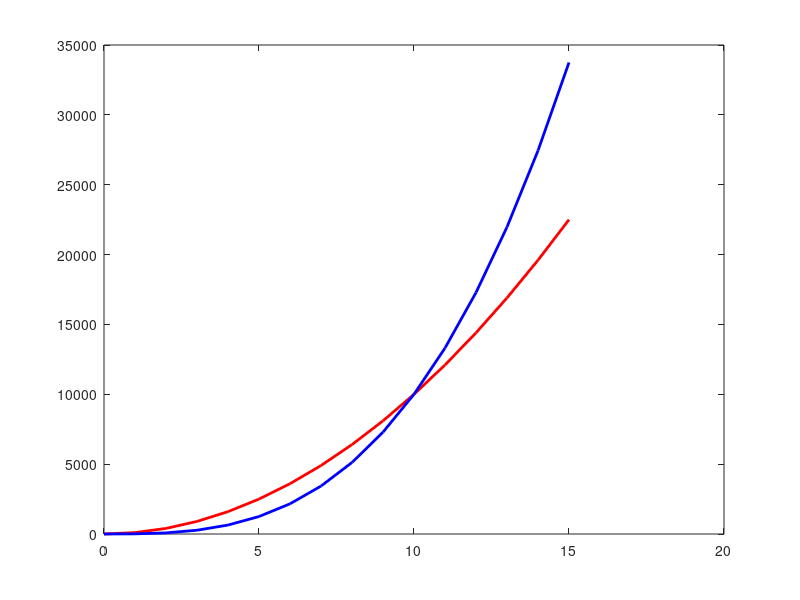

The MATLAB script that drew this image:
x = 0:1:15 ;
y1 = 100.*x.*x ;
y2 = 10.*x.*x.*x ;

figure(1)
plot(x,y1,"r-","Linewidth",2);
hold on
plot(x,y2,"b-","Linewidth",2);

